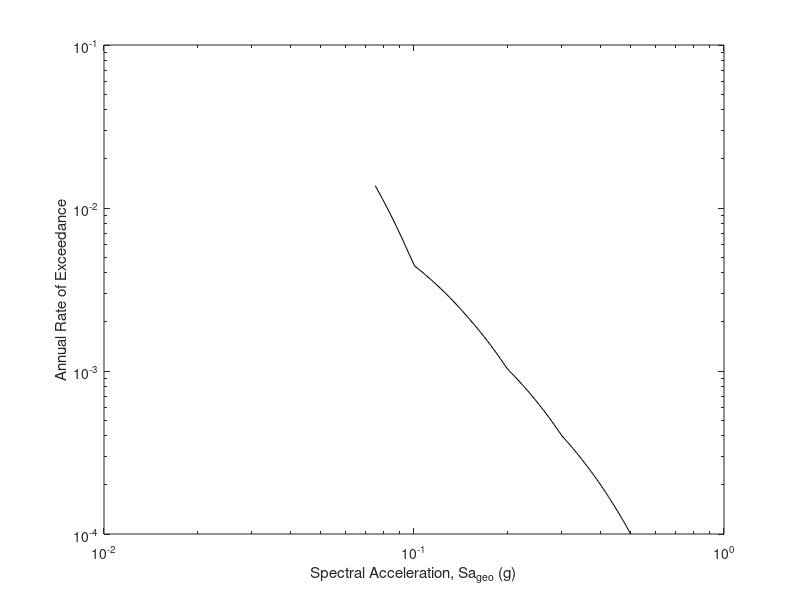

Recreate this plot in MATLAB. (Note: this script raises an error after producing the figure.)

%==========================================================================================
% Fragility estimation, hazard analysis, Risk calculation, and R_avl calculation from IDA
% Ketan Gupta, IIT Roorkee, 2024
% ketan_g@eq.iitr.ac.in
% Geometric mean of intensities; Risk integral truncated for lower and upper bounds
%==========================================================================================

clear; clc;

%%%%%%%%%% INPUTS %%%%%%%%%%

MCE = 0.3;
median_Op = 0.28; std_Op = 0.39;
median_CP = 0.57; std_CP = 0.29;

% Integral lower bound -
low_int_IO = 0.075;
low_int_CP = 0.075;

% Integral upper bound -
high_int_IO = 0.5;
high_int_CP = 0.5;

hazard = [0.075 0.0137; 0.1 0.00444; 0.15 0.00211; 0.2 0.00103; 0.3 0.00040; 0.4 0.0002; 0.5 0.0001];

%%%%%%%%%% END OF INPUTS %%%%%%%%%%

phi_MCE_Op = 1/std_Op*log(MCE/median_Op);
phi_MCE_CP = 1/std_CP*log(MCE/median_CP);

P_MCE_Op = normcdf(phi_MCE_Op)*100;     % P[Op|MCE] for Operational level
P_MCE_CP = normcdf(phi_MCE_CP)*100;     % P[CP|MCE] for Collapse level
fprintf ("Probability of Exceeding Operational given MCE is %6.3f %%\n",P_MCE_Op);
fprintf ("Probability of Exceeding Collapse given MCE is %6.3f %%\n",P_MCE_CP);

% Discretization -
disStep = 100;
dis_IO = (high_int_IO-low_int_IO)/disStep;
dis_CP = (high_int_CP-low_int_CP)/disStep;

% Hazard Curve -
spec_acc_fr_IO_Risk = low_int_IO:dis_IO:high_int_IO;                                    % Hazard lower and upper limits
spec_acc_fr_CP_Risk = low_int_CP:dis_CP:high_int_CP;

for i = 1:size(spec_acc_fr_CP_Risk,2)
    % hazrad_mod(i) = interp1(hazard(:,1),hazard(:,2),spec_acc_fr_CP_Risk(i));
    hazrad_mod(i) = exp(interp1(hazard(:,1),log(hazard(:,2)),spec_acc_fr_CP_Risk(i)));
end


figure
loglog(spec_acc_fr_CP_Risk,hazrad_mod,'k','LineWidth',0.75)
xlabel('Spectral Acceleration, Sa_g_e_o (g)')
ylabel('Annual Rate of Exceedance')
res = 1200;
box on
ax = gca;
ax.LineWidth = 1.2;
set(gca, 'FontName', 'Times New Roman')
x0=500;
y0=300;
width=220;
height=180;
set(gcf,'units','points','position',[x0,y0,width,height]);
print('Hazard Curve.png','-dpng',['-r' num2str(res)]);

% Fragility function -
fragility_Op = makedist('Lognormal','mu',median_Op,'sigma',std_Op);
fragility_CP = makedist('Lognormal','mu',median_CP,'sigma',std_CP);

% Fragility Curve -
frag_high = norminv(0.9999,median_CP, std_CP);                                         % Upper limit for fragility plot
spec_acc_fr = 0:dis_CP:frag_high;
fragility_Op_plot = normcdf((log(spec_acc_fr/median_Op))/std_Op);
fragility_CP_plot = normcdf((log(spec_acc_fr/median_CP))/std_CP);
figure
plot(spec_acc_fr,fragility_Op_plot, '-r', 'linewidth', 1)
hold on
plot(spec_acc_fr,fragility_CP_plot, '-b', 'linewidth', 1)
hold on
grid on
%title('Fragility Curve')
xlabel('Spectral Acceleration, Sa(T1) (g)')
ylabel('Probability of Exceedance')
xlim([0 frag_high])
yticks(0:0.25:1);
%legend('Fragility Curve');
med_IO = round(median_Op,2);
med_CP = round(median_CP,2);
std_IO = round(std_Op,2);
std_CP = round(std_CP,2);
dim = [0.55, 0.2, 0.3, 0.15];
str = {['\mu_I_O = ',num2str(med_IO),', ','\beta_I_O = ',num2str(std_IO)],['\mu_C_P = ',num2str(med_CP),', ','\beta_C_P = ',num2str(std_CP)]};
annotation('textbox',dim,'String',str,'FitBoxToText','on','FontSize', 6, 'FontName', 'Times New Roman', 'BackgroundColor', 'w');
res = 1200;
box on
ax = gca;
ax.LineWidth = 1.2;
set(gca, 'FontName', 'Times New Roman')
x0=500;
y0=300;
width=220;
height=180;
set(gcf,'units','points','position',[x0,y0,width,height]);

% Modification in fragility for area = 1
fragility_IO_mod = truncate(fragility_Op,low_int_IO,high_int_IO);
fragility_CP_mod = truncate(fragility_CP,low_int_CP,high_int_CP);


plot(spec_acc_fr,cdf(fragility_IO_mod,spec_acc_fr),':r','LineWidth',1.5)
plot(spec_acc_fr,cdf(fragility_CP_mod,spec_acc_fr),':b','LineWidth',1.5)
print('Fragility Curve.png','-dpng',['-r' num2str(res)]);

% Fragility for Risk integration -
ii = 0;
for i = low_int_IO:dis_IO:high_int_IO
    ii = ii + 1;
    fragility_Risk_IO(ii) = cdf(fragility_IO_mod,i);
end
ii = 0;
for i = low_int_CP:dis_CP:high_int_CP
    ii = ii + 1;
    fragility_Risk_CP(ii) = cdf(fragility_CP_mod,i);
end

% Risk -
m_IO = size(spec_acc_fr_IO_Risk,2);
for i = 2:m_IO-1
    del_s = spec_acc_fr_IO_Risk(i) - spec_acc_fr_IO_Risk(i-1);
    del_F = fragility_Risk_IO(i) - fragility_Risk_IO(i-1);
    mi = log(hazrad_mod(i)/hazrad_mod(i-1))/del_s;
    ai = hazrad_mod(i)*(1-exp(mi * del_s));
    bi = hazrad_mod(i)/del_s*(exp(mi*del_s)*(del_s-1/mi)+1/mi);
    lambda_IO(i) = fragility_Risk_IO(i)*ai - del_F*bi;
end

sum3_IO = 0;
size3 = size(lambda_IO,2);
for i = 1:size3
    sum3_IO = sum3_IO + lambda_IO(i);
end
mean_ann_R_IO = sum3_IO;
ann_prob_IO = 1-exp(-1*mean_ann_R_IO);
Mean_ann_R_IO = mean_ann_R_IO*100;
Ann_prob_IO = ann_prob_IO*100;
fprintf ("Mean Annual Rate of Exceeding IO is %6.3f %%\n",Mean_ann_R_IO);

m_CP = size(spec_acc_fr_CP_Risk,2);
for i = 2:m_CP-1
    del_s = spec_acc_fr_CP_Risk(i) - spec_acc_fr_CP_Risk(i-1);
    del_F = fragility_Risk_CP(i) - fragility_Risk_CP(i-1);
    mi = log(hazrad_mod(i)/hazrad_mod(i-1))/del_s;
    ai = hazrad_mod(i)*(1-exp(mi * del_s));
    bi = hazrad_mod(i)/del_s*(exp(mi*del_s)*(del_s-1/mi)+1/mi);
    lambda_CP(i) = fragility_Risk_CP(i)*ai - del_F*bi;
end

sum3_CP = 0;
size3 = size(lambda_CP,2);
for i = 1:size3
    sum3_CP = sum3_CP + lambda_CP(i);
end
mean_ann_R_CP = sum3_CP;
ann_prob_CP = 1-exp(-1*mean_ann_R_CP);
Mean_ann_R_CP = mean_ann_R_CP*100;
Ann_prob_CP = ann_prob_CP*100;
fprintf ("Mean Annual Rate of Exceeding CP is %6.3f %%\n",Mean_ann_R_CP);

% Save results to text file -
fid = fopen('Fragility & Risk Results.txt', 'w');
fprintf(fid,"Median for IO = %5.3f g ; Std. Dev. for IO = %5.3f; \nMedian for CP = %5.3f g ; " + ...
    "Std. Dev. for CP = %5.3f; \n\nP[IO|MCE] = %5.2f %%\nP[CP|MCE] = %5.2f %%\n\nMean Annual Rate of Exceeding IO   = %6.3f %%" + ...
    "\nMean Annual Rate of Exceeding CP   = %6.3f %%", median_Op, std_Op, median_CP, std_CP, P_MCE_Op, P_MCE_CP, Mean_ann_R_IO, Mean_ann_R_CP);
fclose(fid);